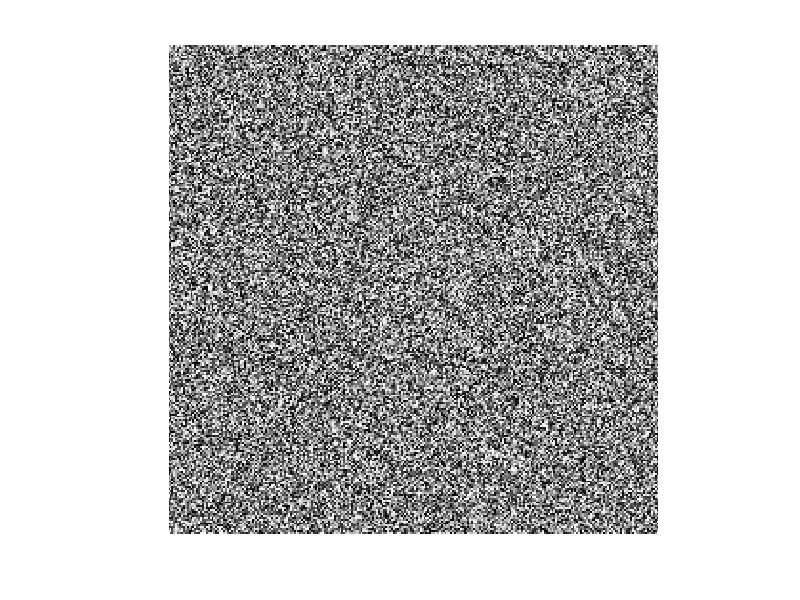

The MATLAB source for this figure: (Note: this script raises an error after producing the figure.)
%create a random image
C = rand(256).*1000;  %generates a random image array in 

imshow(C); %poor contrast result using image exceeds expected results

imshow(C, [0 1000]); %but if we specify the range of date imshow also displays correct 

D = imread('onion.png');
Dgray = rgb2gray(D);

subplot(2,1,1);
imshow(D);

subplot(2,1,2);
imshow(Dgray);